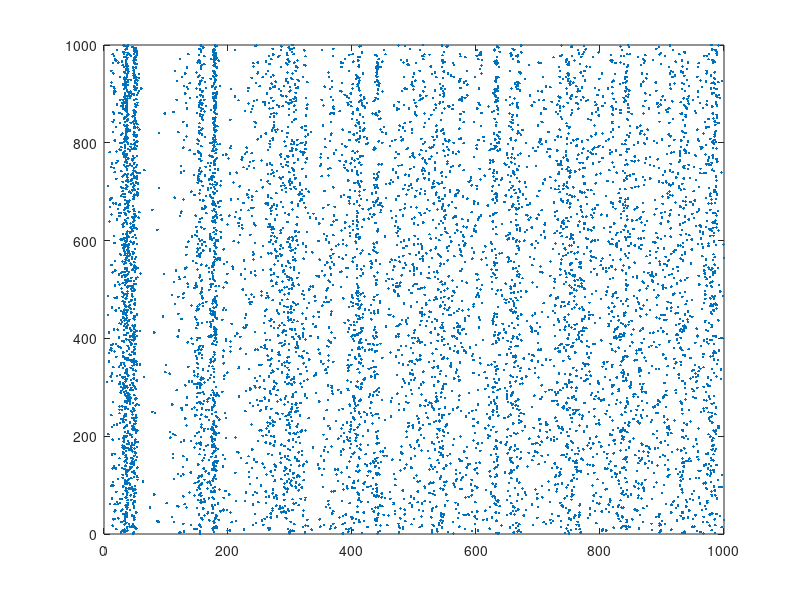

Reproduce this figure in MATLAB.
% Created by Eugene M. Izhikevich, February 25, 2003
clear; clc

% Excitatory neurons    Inhibitory neurons
Ne=800;                 Ni=200;
re=rand(Ne,1);          ri=rand(Ni,1);
a=[0.02*ones(Ne,1);     0.02+0.08*ri];
b=[0.2*ones(Ne,1);      0.25-0.05*ri];
c=[-65+15*re.^2;        -65*ones(Ni,1)];
d=[8-6*re.^2;           2*ones(Ni,1)];
S=[0.5*rand(Ne+Ni,Ne),  -rand(Ne+Ni,Ni)];

v=-65*ones(Ne+Ni,1);    % Initial values of v
u=b.*v;                 % Initial values of u
firings=[];             % spike timings

for t=1:1000            % simulation of 1000 ms
  I=[5*randn(Ne,1);2*randn(Ni,1)]; % thalamic input
  fired=find(v>=30);    % indices of spikes
  firings=[firings; t+0*fired,fired];
  v(fired)=c(fired);
  u(fired)=u(fired)+d(fired);
  I=I+sum(S(:,fired),2);
  v=v+0.5*(0.04*v.^2+5*v+140-u+I); % step 0.5 ms
  v=v+0.5*(0.04*v.^2+5*v+140-u+I); % for numerical
  u=u+a.*(b.*v-u);                 % stability
end;
plot(firings(:,1),firings(:,2),'.');